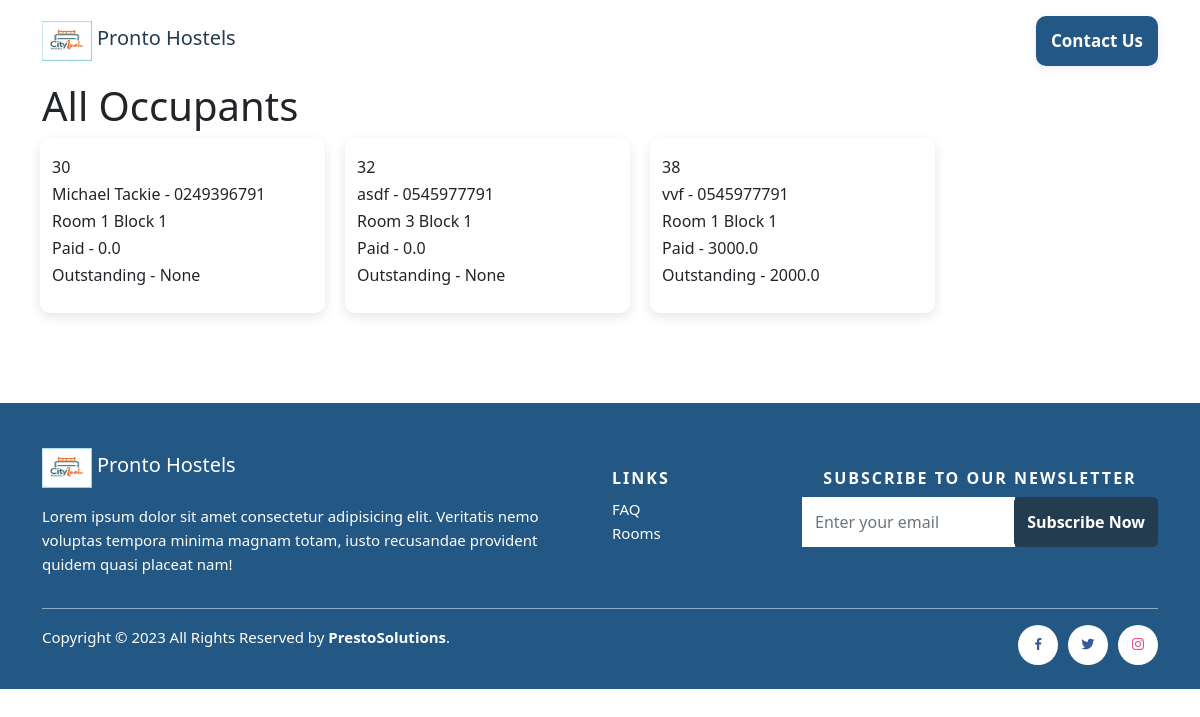
The page /adminblock/1 on the database as committed earlier.
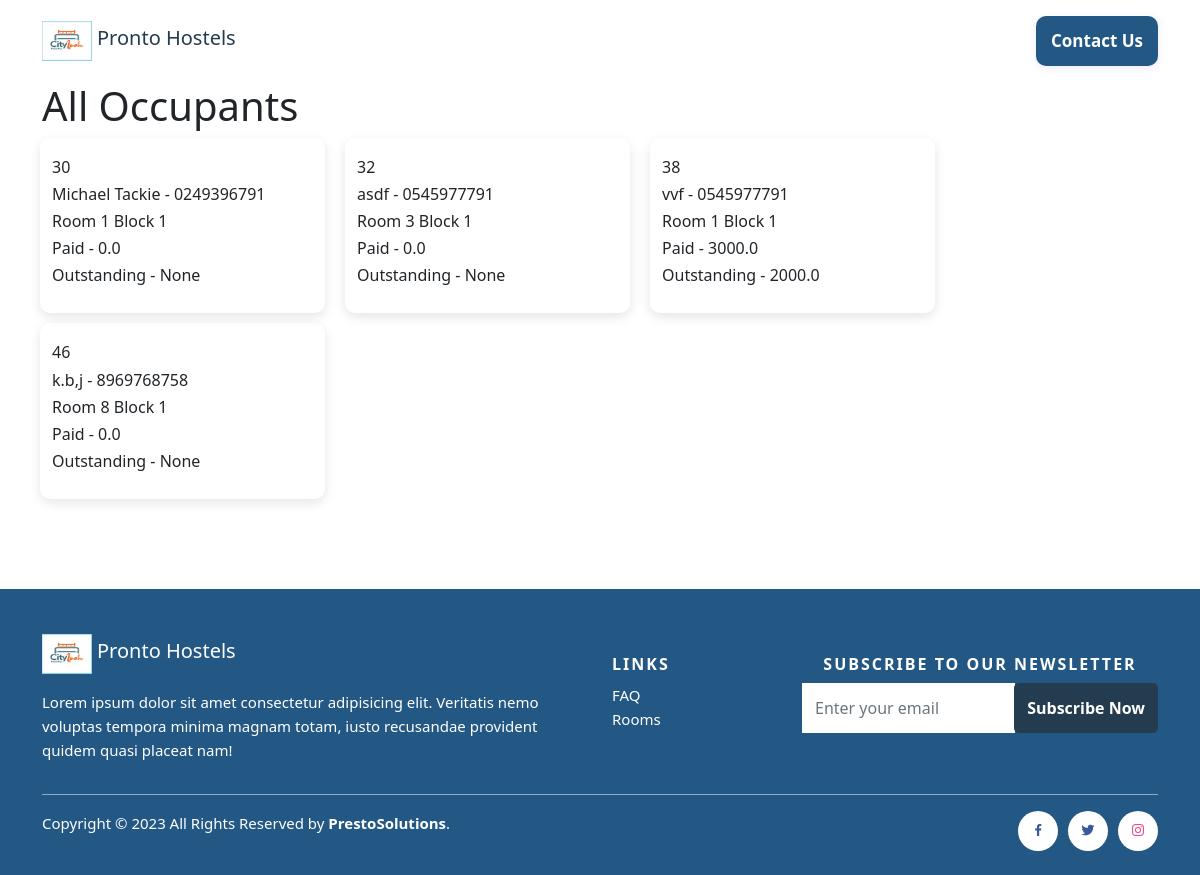
The same page on the database as committed later.
### app.py (models this page shows)
class Occupant(db.Model):
    id = db.Column(db.Integer, primary_key=True)
    name = db.Column(db.String(), nullable=True)
    studentId = db.Column(db.String(), nullable=True)
    phone = db.Column(db.String(), nullable=True)
    course = db.Column(db.String(), nullable=True)
    level = db.Column(db.String(), nullable=True)
    room = db.Column(db.String(), nullable=True)
    block = db.Column(db.String(), nullable=True)
    roomnumber = db.Column(db.String(), nullable=True)
    roomid = db.Column(db.String(), nullable=True)
    roomCost = db.Column(db.Float(), nullable=True, default=0)
    amountPaid = db.Column(db.Float(), nullable=True, default=0)
    due = db.Column(db.Float(), nullable=True)
    paid = db.Column(db.Boolean(), default=False)

### app.py (the view)
@app.route('/adminblock/<int:id>', methods=['GET', 'POST'])
def adminblock(id):
    occupants = Occupant.query.filter_by(block = id).all()
    print(occupants)
    return render_template('adminoccupants.html', alloccupants=occupants)

### templates/adminoccupants.html
{% extends "layout.html" %}
{% block body %}
<div class="container">
    <h1>All Occupants</h1>
    <div>
        <div class="row">
            {% for o in alloccupants %}
            <div class="col-md-3 col-6 answerCard" >
                    <div>
                            <h6>{{o.id}} </h6>
                            <h6>{{o.name}} - {{o.phone}} </h6>
                            <h6>Room {{o.room}} Block {{o.block}} </h6>
                            <h6>Paid - {{o.amountPaid}} </h6>
                            <h6>Outstanding - {{o.due}} </h6>
                    </div>
                </div>
            {% endfor %}
        </div>
    </div>
</div>
{% endblock %}

Rows that differ between the two databases and show on the page:
added Occupant: id "46", name "k.b,j", phone "8969768758", room "8", block "1", amountPaid "0.0", due "None"
